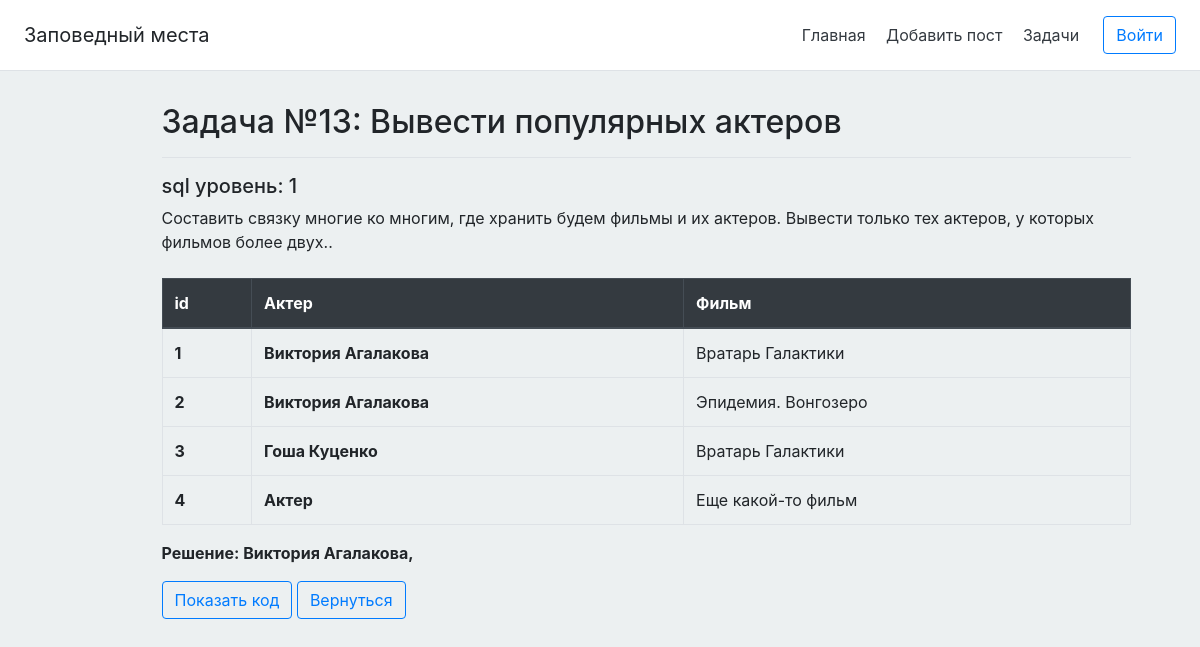
Page /tasks/13 on the committed database.
### main/models.py (models this page shows, shortened)
class ListFilmsActor(models.Model):
    id_actor = models.ForeignKey(Actor, on_delete=models.CASCADE)
    id_film = models.ForeignKey(Films, on_delete=models.CASCADE)
    class Meta:
        verbose_name = 'Список фильмов и актеров'
        verbose_name_plural = 'Список фильмов и актеров'

class Actor(models.Model):
    name = models.CharField('Артист', max_length=250)
    class Meta:
        verbose_name = 'Актер'
        verbose_name_plural = 'Актеры'

class Films(models.Model):
    film = models.CharField('Фильм', max_length=250)
    class Meta:
        verbose_name = 'Фильм'
        verbose_name_plural = 'Фильмы'

### main/views.py (the view)
# urls.py: path('tasks/13', views.TasksThirteen.as_view()),
class TasksThirteen(ListView):
    model = Actor
    template_name = 'main/tasks/tasks13.html'
    success_url = reverse_lazy('tasks')
    def get_context_data(self, **kwargs):
        title = 'Задача №13: Вывести популярных актеров'
        level = 1
        body = 'Составить связку многие ко многим, где хранить будем фильмы и их актеров. ' \
               'Вывести только тех актеров, у которых фильмов более двух..'
        popular = ListFilmsActor.objects.all()
        counter = {}
        for elem in popular:
            print(elem.id_actor.name)
            counter[elem.id_actor.name] = counter.get(elem.id_actor.name, 0) + 1
        task = {element: count for element, count in counter.items() if count > 1}
        kwargs['title'] = title
        kwargs['level'] = level
        kwargs['body'] = body
        kwargs['array'] = popular
        kwargs['task'] = task
        return super().get_context_data(**kwargs)

### main/templates/main/tasks/tasks13.html (shortened to what this page needs)
{% extends 'main/loaut.html' %}
{% block content %}
<main role="main" class="col-md-8 ml-sm-auto col-lg-11 pt-3 px-4">
      <div class="d-flex justify-content-between flex-wrap flex-md-nowrap align-items-center pb-2 mb-3 border-bottom">
        <h1 class="h2">{{title}}</h1>
      </div>
    <h1 class="h5">sql уровень: {{level}}</h1><p>{{body}}</p>
    <table class="table table-bordered mt-4 table-hover">
  <thead class="thead-dark">
    <tr>
      <th scope="col">id</th>
      <th scope="col">Актер</th>
      <th scope="col">Фильм</th>
    </tr>
  </thead>
  <tbody>
  {% for i in array%}
    <tr>
        <th>{{i.id}}</th>
        <th>{{i.id_actor.name}}</th>
        <td>{{i.id_film.film}}</td>
    </tr>
  {% endfor %}
  </tbody>
</table>
    <p class="mt-3 font-weight-bold">Решение: {% for i in task %}
        {{i}},
        {% endfor %}
    </p>
    <button class="btn btn-outline-primary" onclick="document.getElementById('kod').hidden = document.getElementById('kod').hidden !== true;">Показать код</button>
    <a href="/tasks" class="btn btn-outline-primary">Вернуться</a>
</main>
{% endblock content %}

### rows in the picture
ListFilmsActor: id "1", id_actor.name "Виктория Агалакова", id_film.film "Вратарь Галактики"
ListFilmsActor: id "2", id_actor.name "Виктория Агалакова", id_film.film "Эпидемия. Вонгозеро"
ListFilmsActor: id "3", id_actor.name "Гоша Куценко", id_film.film "Вратарь Галактики"
ListFilmsActor: id "4", id_actor.name "Актер", id_film.film "Еще какой-то фильм"
Actor: task "Виктория Агалакова"

### other values in the picture
{{ title }} "Задача №13: Вывести популярных актеров"
{{ level }} "1"
{{ body }} "Составить связку многие ко многим, где хранить будем фильмы и их актеров. Вывести только тех актеров, у которых фильмов более двух.."
